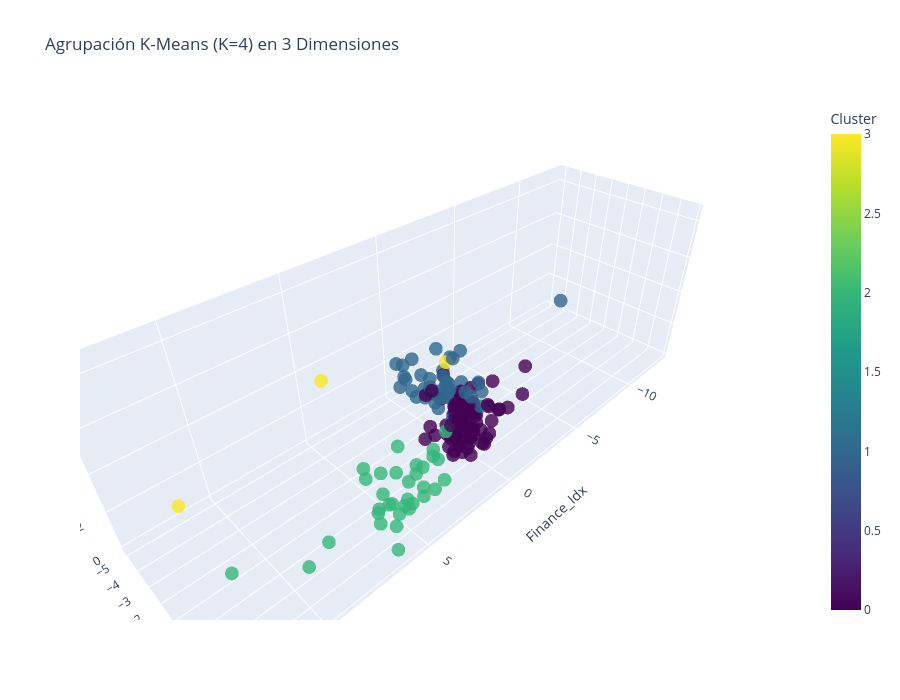

Notebook cell for this chart:
### Markdown cell above
**Ejercicio 3**: Una vez tenemos los datos estandarizados, procedemos a aplicar nuestro método de agrupación.

*  **Selección del algoritmo de clustering**: Argumentar de manera razonada, teniendo en cuenta nuestro problema concreto, que método de agrupación es mejor aplicar en este caso. Existe uno claramente diferenciado.

* **Ajuste de hiperparámetro/s**: Una vez seleccionado el modelo, ajusta los hiperparámetro/s para decidir el o los mejores valores del mismo. Recuerda utilizar todas las técnicas vistas en clase y hacer un análisis completo de la situación para poder tomar la decisión con toda la información disponible. La elección de los valor/es de los hiperparámetros deben estar justificados con gran profundidad y evidencias.

* **Evaluación de la agrupación**: Utiliza métricas vistas en clase y la representación visual de la agrupación final realizada para valorar la calidad de la misma. Usa las librerías 2D y 3D vistas en las prácticas.

### Code cell
# 1. SELECCIÓN DEL ALGORITMO Y AJUSTE DE HIPERPARÁMETROS
# Evalúo un rango de K para identificar el valor óptimo
range_n_clusters = range(2, 9)
inertia = []
silhouette_avg = []
davies_bouldin_avg = []
calinski_harabasz_avg = []

for k in range_n_clusters:
    kmeans = KMeans(n_clusters=k, random_state=42, n_init=10)
    kmeans.fit(X_scaled)
    inertia.append(kmeans.inertia_)
    silhouette_avg.append(silhouette_score(X_scaled, kmeans.labels_))
    davies_bouldin_avg.append(davies_bouldin_score(X_scaled, kmeans.labels_))
    calinski_harabasz_avg.append(calinski_harabasz_score(X_scaled, kmeans.labels_))

# Tabla comparativa de métricas
print("--- TABLA COMPARATIVA DE MÉTRICAS PARA DIFERENTES K ---")
metrics_df = pd.DataFrame({
    'K': list(range_n_clusters),
    'Inercia': inertia,
    'Silhouette': silhouette_avg,
    'Davies-Bouldin': davies_bouldin_avg,
    'Calinski-Harabasz': calinski_harabasz_avg
})
print(metrics_df.round(3))

# Visualización: Método del Codo + Silhouette + Davies-Bouldin + Calinski-Harabasz
fig, axes = plt.subplots(2, 2, figsize=(14, 10))

# Inercia (Elbow Method)
axes[0, 0].plot(range_n_clusters, inertia, 'o-', linewidth=2, markersize=8, color='blue')
axes[0, 0].set_xlabel('Número de Clusters (k)')
axes[0, 0].set_ylabel('Inercia (WCSS)', color='blue')
axes[0, 0].set_title('Método del Codo: Inercia', fontweight='bold')
axes[0, 0].grid(True, alpha=0.3)
axes[0, 0].axvline(4, color='red', linestyle='--', alpha=0.7, label='K=4 (Óptimo)')
axes[0, 0].legend()

# Silhouette Score (Cuanto más cerca de 1, mejor)
axes[0, 1].plot(range_n_clusters, silhouette_avg, 's-', linewidth=2, markersize=8, color='green')
axes[0, 1].set_xlabel('Número de Clusters (k)')
axes[0, 1].set_ylabel('Silhouette Score', color='green')
axes[0, 1].set_title('Silhouette Score (Valores superiores son mejores)', fontweight='bold')
axes[0, 1].grid(True, alpha=0.3)
axes[0, 1].axvline(4, color='red', linestyle='--', alpha=0.7, label='K=4 (Óptimo)')
axes[0, 1].legend()

# Davies-Bouldin Index (Cuanto más bajo, mejor)
axes[1, 0].plot(range_n_clusters, davies_bouldin_avg, '^-', linewidth=2, markersize=8, color='orange')
axes[1, 0].set_xlabel('Número de Clusters (k)')
axes[1, 0].set_ylabel('Davies-Bouldin Index', color='orange')
axes[1, 0].set_title('Davies-Bouldin Index (Valores inferiores son mejores)', fontweight='bold')
axes[1, 0].grid(True, alpha=0.3)
axes[1, 0].axvline(4, color='red', linestyle='--', alpha=0.7, label='K=4 (Óptimo)')
axes[1, 0].legend()

# Calinski-Harabasz Index (Cuanto más alto, mejor)
axes[1, 1].plot(range_n_clusters, calinski_harabasz_avg, 'D-', linewidth=2, markersize=8, color='purple')
axes[1, 1].set_xlabel('Número de Clusters (k)')
axes[1, 1].set_ylabel('Calinski-Harabasz Index', color='purple')
axes[1, 1].set_title('Calinski-Harabasz Index (Valores superiores son mejores)', fontweight='bold')
axes[1, 1].grid(True, alpha=0.3)
axes[1, 1].axvline(4, color='red', linestyle='--', alpha=0.7, label='K=4 (Óptimo)')
axes[1, 1].legend()

plt.tight_layout()
plt.show()

# 2. ENTRENAMIENTO DEL MODELO FINAL
print("\n--- ANÁLISIS DETALLADO PARA LA SELECCIÓN DE K ---")
print(f"K=2: Silhouette={silhouette_avg[0]:.3f}")
print(f"K=3: Silhouette={silhouette_avg[1]:.3f}, Davies-Bouldin={davies_bouldin_avg[1]:.3f}")
print(f"K=4: Silhouette={silhouette_avg[2]:.3f}, Davies-Bouldin={davies_bouldin_avg[2]:.3f} ← MEJOR en ambas métricas")
print(f"K=5: Silhouette={silhouette_avg[3]:.3f}")
print("\nDECISIÓN FINAL: K=4")
print("\nJustificación analítica:")
print(f"  • Silhouette Score: K=4 ({silhouette_avg[2]:.3f}) > K=3 ({silhouette_avg[1]:.3f}) [+{((silhouette_avg[2]-silhouette_avg[1])/silhouette_avg[1]*100):.1f}%]")
print(f"  • Davies-Bouldin: K=4 ({davies_bouldin_avg[2]:.3f}) < K=3 ({davies_bouldin_avg[1]:.3f}) [-{((davies_bouldin_avg[1]-davies_bouldin_avg[2])/davies_bouldin_avg[1]*100):.1f}%]")
print("  • La mejora en Davies-Bouldin es drástica (~21.5%), indicando mejor separación y compacidad")
print("\nJustificación estratégica:")
print("  • K=4 segmenta no solo por niveles de pobreza, sino que identifica un cuarto grupo natural:")
print("    los países desarrollados y economías 'ultra-ricos' como potenciales DONANTES")
print("  • Valor añadido operacional: Permite identificar simultáneamente receptores de ayuda")
print("    y potenciales socios financieros, gobiernos y donantes privados para cofinanciamiento")

k_optimo = 4
kmeans_final = KMeans(n_clusters=k_optimo, random_state=42, n_init=10)
df['Cluster'] = kmeans_final.fit_predict(X_scaled)

# 3. TAMAÑO DE CLUSTERS
print("\n--- TAMAÑO Y COMPOSICIÓN DE CLUSTERS ---")
cluster_counts = df['Cluster'].value_counts().sort_index()
print(cluster_counts)
print(f"Balance: {cluster_counts.min()} a {cluster_counts.max()} países por cluster")
if cluster_counts.max() / cluster_counts.min() > 2:
    print("NOTA: Se observa desbalanceo en los clusters. El cluster mayoritario es superior al doble del minoritario.")
else:
    print("Los clusters presentan un balance razonable en términos de tamaño.")

# 4. EVALUACIÓN DE LA AGRUPACIÓN
print(f"\n--- MÉTRICAS DEL MODELO FINAL (K={k_optimo}) ---")
silhouette = silhouette_score(X_scaled, df['Cluster'])
davies_bouldin = davies_bouldin_score(X_scaled, df['Cluster'])
calinski_harabasz = calinski_harabasz_score(X_scaled, df['Cluster'])

print(f"Silhouette Score: {silhouette:.3f} (Rango: -1 a 1, ideal >0.5)")
print(f"Davies-Bouldin Index: {davies_bouldin:.3f} (Rango: 0 a ∞, ideal <1)")
print(f"Calinski-Harabasz Index: {calinski_harabasz:.3f} (Rango: 0 a ∞, ideal >1)")

if silhouette > 0.5:
    print("   Interpretación: Excelente separación de clusters")
elif silhouette > 0.3:
    print("   Interpretación: Buena separación de clusters")
else:
    print("   Interpretación: Separación débil pero interpretable para los objetivos operativos")

# Visualización 2D (Pairplot coloreado por cluster)
print("\n--- VISUALIZACIÓN 2D: Separación de Clusters ---")
X_scaled_copy = X_scaled.copy()
X_scaled_copy['Cluster'] = df['Cluster'].values
sns.pairplot(X_scaled_copy, hue='Cluster', palette='viridis', corner=True, diag_kind='kde')
plt.suptitle('Pairplot 2D de Indicadores Escalados', y=1.001)
plt.show()

# Visualización 3D Interactiva (Plotly)
print("\n--- VISUALIZACIÓN 3D: Estructura Espacial ---")
fig_3d = px.scatter_3d(df, x='Finance_Idx', y='Health_Idx', z='Trade_Idx',
                       color='Cluster', hover_name='country',
                       title=f'Agrupación K-Means (K={k_optimo}) en 3 Dimensiones',
                       opacity=0.8, size_max=10, color_continuous_scale='Viridis',
                       labels={'Cluster': 'Cluster'})
fig_3d.update_layout(height=700)
fig_3d.show()

### Figure 1 — Plotly figure (JSON) as saved in the notebook; plotly's stock layout.template omitted (floating-point values rounded to 4 significant figures; data arrays with more than 128 entries replaced by an {"elided": "..."} marker saying what was removed)
{"data": [{"hovertemplate": "<b>%{hovertext}</b><br><br>Finance_Idx=%{x}<br>Health_Idx=%{y}<br>Trade_Idx=%{z}<br>Cluster=%{marker.color}<extra></extra>", "hovertext": {"elided": "167 str values"}, "legendgroup": "", "marker": {"color": {"elided": "167 int values"}, "coloraxis": "coloraxis", "opacity": 0.8, "symbol": "circle"}, "mode": "markers", "name": "", "scene": "scene", "showlegend": false, "type": "scatter3d", "x": {"elided": "167 float values"}, "y": {"elided": "167 float values"}, "z": {"elided": "167 float values"}}], "layout": {"coloraxis": {"colorbar": {"title": {"text": "Cluster"}}, "colorscale": [[0, "#440154"], [0.1111, "#482878"], [0.2222, "#3e4989"], [0.3333, "#31688e"], [0.4444, "#26828e"], [0.5556, "#1f9e89"], [0.6667, "#35b779"], [0.7778, "#6ece58"], [0.8889, "#b5de2b"], [1, "#fde725"]]}, "height": 700, "legend": {"tracegroupgap": 0}, "scene": {"domain": {"x": [0, 1], "y": [0, 1]}, "xaxis": {"title": {"text": "Finance_Idx"}}, "yaxis": {"title": {"text": "Health_Idx"}}, "zaxis": {"title": {"text": "Trade_Idx"}}}, "title": {"text": "Agrupación K-Means (K=4) en 3 Dimensiones"}}}
